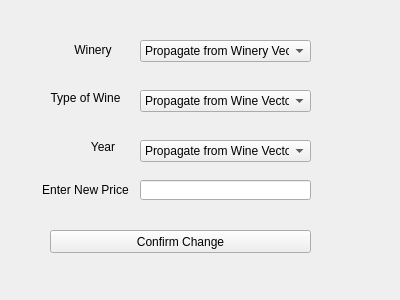
<?xml version="1.0" encoding="UTF-8"?>
<ui version="4.0">
 <class>ChangeWinePrice</class>
 <widget class="QWidget" name="ChangeWinePrice">
  <property name="geometry">
   <rect>
    <x>0</x>
    <y>0</y>
    <width>400</width>
    <height>300</height>
   </rect>
  </property>
  <property name="windowTitle">
   <string>Form</string>
  </property>
  <widget class="QLabel" name="WineryLabel">
   <property name="geometry">
    <rect>
     <x>70</x>
     <y>40</y>
     <width>46</width>
     <height>20</height>
    </rect>
   </property>
   <property name="text">
    <string>Winery</string>
   </property>
   <property name="alignment">
    <set>Qt::AlignCenter</set>
   </property>
  </widget>
  <widget class="QComboBox" name="WineryComboBox">
   <property name="geometry">
    <rect>
     <x>140</x>
     <y>40</y>
     <width>171</width>
     <height>22</height>
    </rect>
   </property>
   <item>
    <property name="text">
     <string>Propagate from Winery Vector</string>
    </property>
   </item>
  </widget>
  <widget class="QLabel" name="TypeOfWineLabel">
   <property name="geometry">
    <rect>
     <x>50</x>
     <y>90</y>
     <width>71</width>
     <height>16</height>
    </rect>
   </property>
   <property name="text">
    <string>Type of Wine</string>
   </property>
   <property name="alignment">
    <set>Qt::AlignCenter</set>
   </property>
  </widget>
  <widget class="QComboBox" name="TypeOfWineComboBox">
   <property name="geometry">
    <rect>
     <x>140</x>
     <y>90</y>
     <width>171</width>
     <height>22</height>
    </rect>
   </property>
   <item>
    <property name="text">
     <string>Propagate from Wine Vector</string>
    </property>
   </item>
  </widget>
  <widget class="QLabel" name="YearLabel">
   <property name="geometry">
    <rect>
     <x>80</x>
     <y>140</y>
     <width>46</width>
     <height>13</height>
    </rect>
   </property>
   <property name="text">
    <string>Year</string>
   </property>
   <property name="alignment">
    <set>Qt::AlignCenter</set>
   </property>
  </widget>
  <widget class="QComboBox" name="YearComboBox">
   <property name="geometry">
    <rect>
     <x>140</x>
     <y>140</y>
     <width>171</width>
     <height>22</height>
    </rect>
   </property>
   <item>
    <property name="text">
     <string>Propagate from Wine Vector</string>
    </property>
   </item>
  </widget>
  <widget class="QLabel" name="EnterNewPriceLabel">
   <property name="geometry">
    <rect>
     <x>40</x>
     <y>180</y>
     <width>91</width>
     <height>20</height>
    </rect>
   </property>
   <property name="text">
    <string>Enter New Price</string>
   </property>
   <property name="alignment">
    <set>Qt::AlignCenter</set>
   </property>
  </widget>
  <widget class="QLineEdit" name="NewPriceTextBox">
   <property name="geometry">
    <rect>
     <x>140</x>
     <y>180</y>
     <width>171</width>
     <height>20</height>
    </rect>
   </property>
   <property name="alignment">
    <set>Qt::AlignLeading|Qt::AlignLeft|Qt::AlignVCenter</set>
   </property>
  </widget>
  <widget class="QPushButton" name="ConfirmChangeButton">
   <property name="geometry">
    <rect>
     <x>50</x>
     <y>230</y>
     <width>261</width>
     <height>23</height>
    </rect>
   </property>
   <property name="text">
    <string>Confirm Change</string>
   </property>
  </widget>
 </widget>
 <resources/>
 <connections/>
</ui>
